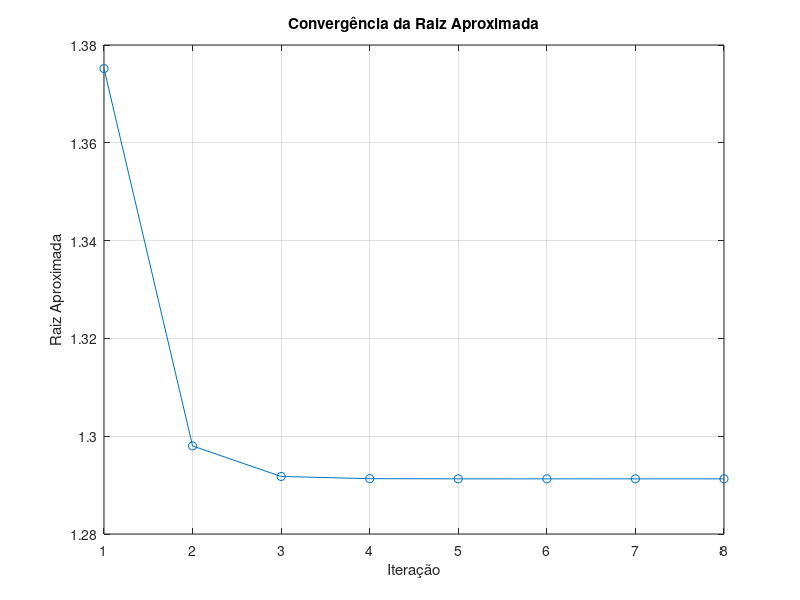

Here is the MATLAB script that generated this plot:
funcao = @(x) 1/(4 * pi * 8.9e-12) * ((2e-5 * 2e-5 * x)/(x.^2 + 0.85^2)^(3/2)) - 1.25;
funcao_derivada = @(x) (1 / (4 * pi * 8.9e-12)) * (2e-5 * 2e-5 * ((x^2 + 0.85^2)^(3/2) - 3 * x^2 * (x^2 + 0.85^2)^(1/2))) / ((x^2 + 0.85^2)^3);
a = 1;
b = 2;
E = 1e-6;

if funcao(a) * funcao(b) > 0
  error('Não há raízes no intervalo dado!');
else
  r = b - (funcao(b) * (a - b))/(funcao(a) - funcao(b));
  i = 1;
  r0 = 0;

  % Inicializações para armazenar os resultados das iterações
  iters = [];
  raizes = [];
  f_raizes = [];
  aprox_errors = [];

  fprintf('Iteração\t a\t    b\t\t    r\t\t  fr\t\tEa\n');

  while true
    Ea = abs(((r - r0)/r) * 100);
    fprintf('\n   %d    %10d%15.6f%15.6f%15.6f%15.6f\n', ...
                i, a, b, r, funcao(r), Ea);
    
    % Armazena os resultados de cada iteração
    iters(end + 1) = i;
    raizes(end + 1) = r;
    f_raizes(end + 1) = funcao(r);
    aprox_errors(end + 1) = Ea;

    r0 = r;

    if Ea < E
      raiz = r;
      break
    end

    if funcao(a) * funcao(r) < 0
        b = r;
    else
        a = r;
    end

    i = i + 1;
    r = b - (funcao(b) * (a - b))/(funcao(a) - funcao(b));
  end

  fprintf('A raiz do intervalo dado é %.6f\n', raiz);
end

% Gráfico de convergência
plot(iters, raizes, '-o');
xlabel('Iteração');
ylabel('Raiz Aproximada');
title('Convergência da Raiz Aproximada');
grid on;
